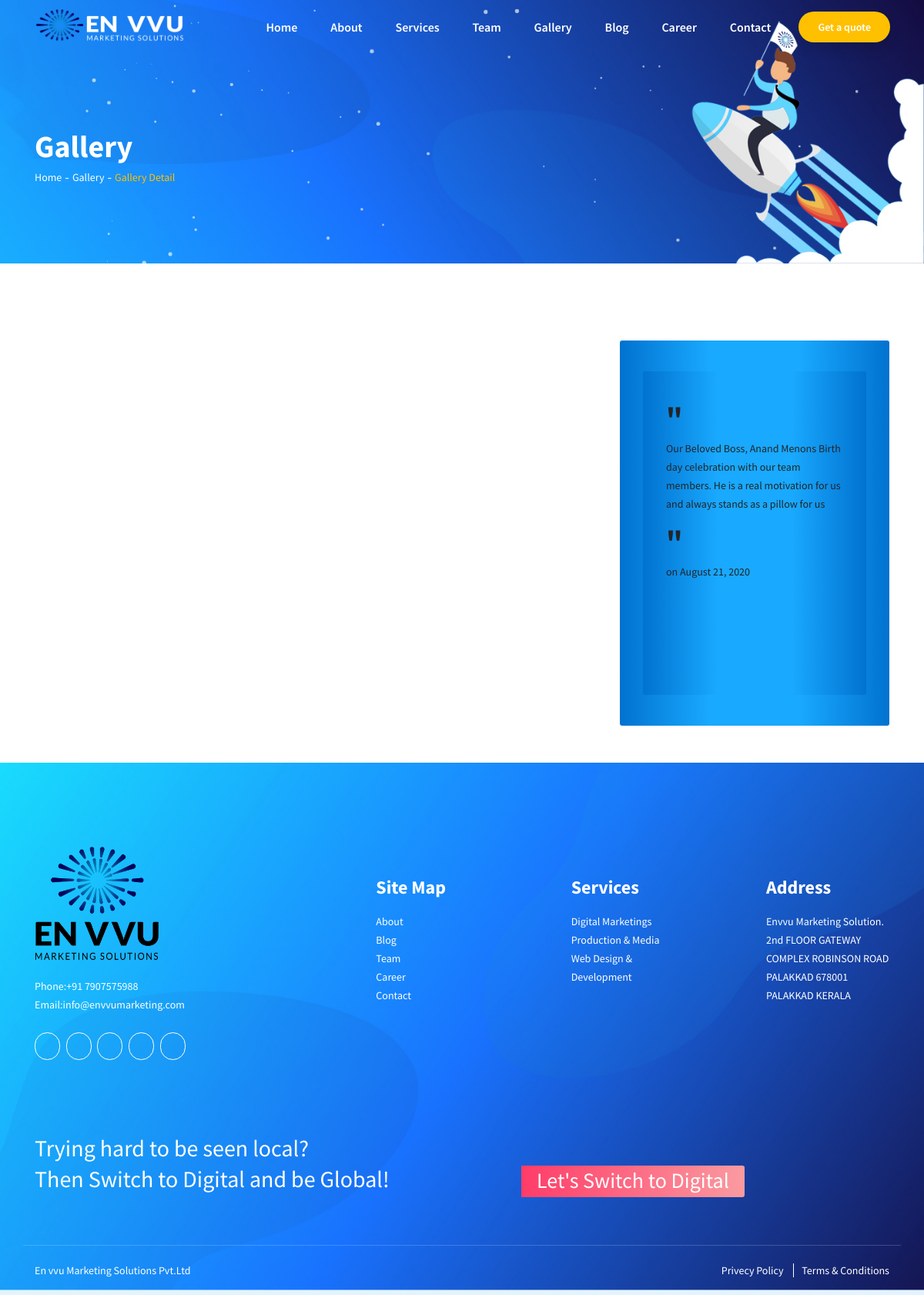
Screenshot of /galldet/1 with the database file from the repository.
### Envvu1/models.py (models this page shows, shortened)
class Gallery(models.Model):
	title = models.CharField(max_length=100)
	content = models.TextField()
	date= models.DateTimeField(default=timezone.now)
	image1= models.ImageField(default='default.jpg', upload_to='gallery')
	image2= models.ImageField(default='default.jpg', upload_to='gallery')
	image3= models.ImageField(default='default.jpg', upload_to='gallery')
	image4= models.ImageField(default='default.jpg', upload_to='gallery')
	image5= models.ImageField(default='default.jpg', upload_to='gallery')

### Envvu1/views.py (the view)
# urls.py: path('galldet/<id>',views.galldet,name='galldet'),
def galldet(request, id):
    context ={}
    context["data"] = Gallery.objects.get(id = id)
    return render(request, "galldet.html", context)

### Envvu1/templates/galldet.html (shortened to what this page needs)
{% load static %}
<!DOCTYPE html>
<html lang="en">
<head>
  <link rel="stylesheet" href="{% static 'assets/css/owl.carousel.min.css' %}" />
  <link rel="stylesheet" href="{% static 'assets/css/owl.theme.default.min.css' %}" />
  <link rel="stylesheet" href="{% static 'assets/css/icofont.min.css' %}" />
  <link rel="stylesheet" href="{% static 'assets/css/bootstrap.min.css' %}" />
  <link rel="stylesheet" href="{% static 'assets/css/style.css' %}" />
</head>
<body background="{% static 'assets/im/Social Media - 35344.mp4' %}">
  <section class="header-section page-header">
    <header class="header-area">
      <div class="dope-nav-container breakpoint-off">
        <div class="container">
          <div class="row">
            <nav class="dope-navbar justify-content-between" id="dopeNav">
              <a  href="{% url 'index' %}"><img style="width: 200px" src="{% static 'assets/img/envvu png wht line.png' %}" alt=""></a>
              <div class="dope-menu">
                <div class="dopenav">
                  <ul id="nav">
                    <li><a href="{% url 'index' %}">Home</a>
                    </li>
                    <li><a href="{% url 'about' %}">About</a></li>
                 <li class="current-dropdown"><a href="#">Services</a>
                    </li>
					  <li><a href="{% url 'team' %}">Team</a></li>
					  <li><a href="{% url 'gallery' %}">Gallery</a></li>
					  <li><a href="{% url 'blog' %}">Blog</a></li>
					  <li><a href="{% url 'career' %}">Career</a></li>
                      <li><a href="{% url 'contact' %}">Contact</a></li>
                  </ul>
                </div>
                <a href="{% url 'contact' %}" class="menu-btn">Get a quote</a>
              </div>
            </nav>
          </div>
        </div>
      </div>
    </header>
    <div class="container">
      <div class="row section-gap">
        <div class="col-md-12">
          <h1>Gallery</h1>
          <ul class="pagination">
            <li><a href="{% url 'index' %}">Home</a></li>
            <li><a href="{% url 'gallery' %}">Gallery</a></li>
            <li>Gallery Detail</li>
          </ul>
        </div>
      </div>
    </div>
  </section>
  <section class="portfolio-details-section section-gap-top">
    <div class="container">
      <div class="row d-flex">
        <div class="col-lg-8 gallery-wrap">
        </div>
        <div  style="" class="col-lg-4 details-container">
           <div class="details-wrap">
          <div  style="height:420px" class="details-wrap">
            <h1>"</h1>
            <p>{{data.content}}</p>
            <h1>"</h1>
            <p>on {{data.date|date:"F d, Y"}}</p>
          </div>
        </div>
      </div>
    </div>
 <br>
 <br>
 </section>
  <footer class="footer-section section-gap-top home-one">
    <div class="container">
      <div class="row footer-top d-flex justify-content-between">
        <div class="col-lg-4 col-md-6 col-6 footer-widgets">
          <img src="{% static 'assets/im/EN VVU LOGO.png' %}" alt="en vvu" width="162" height="158" class="footer-logo" >
          <p>Phone:<a href="tel:+91 7907575988">+91 7907575988</a> <br>
Email:<a href="mailto:info@envvumarketing.com">info@envvumarketing.com</a> </p>
          <ul class="social-lists">
            <li><a href="https://www.facebook.com/envvumarketing/"><i class="icofont-facebook"></i></a></li>
			  <li><a href="https://twitter.com/envvumarketing"><i class="icofont-twitter"></i></a></li>
            <li><a href="https://www.youtube.com/channel/UCde3OSSxVRuugxGtvOe2A_g"><i class="icofont-youtube"></i></a></li>
            <li><a href="https://www.instagram.com/envvumarketing/"><i class="icofont-instagram"></i></a></li>
            <li><a href="https://www.linkedin.com/company/envvumarketingsolutions/"><i class="icofont-linkedin"></i></a></li>
          </ul>
		  </div>
        <div class="col-lg-2 col-md-6 col-6 footer-widgets" style="padding-top: 50px;">
          <div class="single-widget">
            <h4 class="wiget-title">Site Map</h4>
            <ul>
              <li><a href="{% url 'about' %}">About</a></li>
              <li><a href="{% url 'blog' %}">Blog</a></li>
			  <li><a href="{% url 'team' %}">Team</a></li>
			   <li><a href="{% url 'career' %}">Career</a></li>
              <li><a href="{% url 'contact' %}">Contact</a></li>
            </ul>
          </div>
        </div>
        <div class="col-lg-2 col-md-6 col-6 footer-widgets" style="padding-top: 50px;">
          <div class="single-widget">
            <h4 class="wiget-title">Services</h4>
            <ul>
              <li><a href="{% url 'digitalmarketing' %}">Digital Marketings</a></li>
              <li><a href="{% url 'production' %}">Production & Media</a></li>
              <li><a href="{% url 'webdevelopment' %}">Web Design & Development</a></li>
            </ul>
          </div>
        </div>
        <div class="col-lg-2 col-md-6 col-6 footer-widgets" style="padding-top: 50px;">
          <div class="single-widget">
            <h4 class="wiget-title">Address</h4>
         <p>Envvu Marketing Solution.
2nd FLOOR GATEWAY COMPLEX
ROBINSON ROAD PALAKKAD 678001
PALAKKAD KERALA</p>
          </div>
        </div>
      </div>
      <div class="row footer-bottom section-gap-top d-flex align-items-center">
        <div class="col-md-6">
          <p style="font-size:30px; color: white; line-height: 40px;">Trying hard to be seen local?<br> Then Switch to Digital and be Global! <br></p>
        </div>
        <div class="col-md-6">
          <div class="comment-buttons" style="padding-left: 70px; height: 10px;">
            <button class="btn-style red-btn"><h3 style="padding-top: 5px;">Let's Switch to Digital</h3></button>
          </div>
        </div>
      </div>
      <div class="row copyright-bottom d-flex align-items-center">
        <div class="col-md-6">
          <p><a href="envvumarketing.com">En vvu Marketing Solutions Pvt.Ltd</a></p>
        </div>
        <div class="col-md-6">
          <ul>
            <li><a href="#">Privecy Policy</a></li>
            <li><a href="#">Terms & Conditions</a></li>
          </ul>
        </div>
      </div>
    </div>
  </footer>
</body>
</html>

### rows the page displays
Gallery: content "Our Beloved Boss, Anand Menons Birth day celebration with our team members. He is a real motivation for us and always stands as a pillow for us", date "August 21, 2020"
